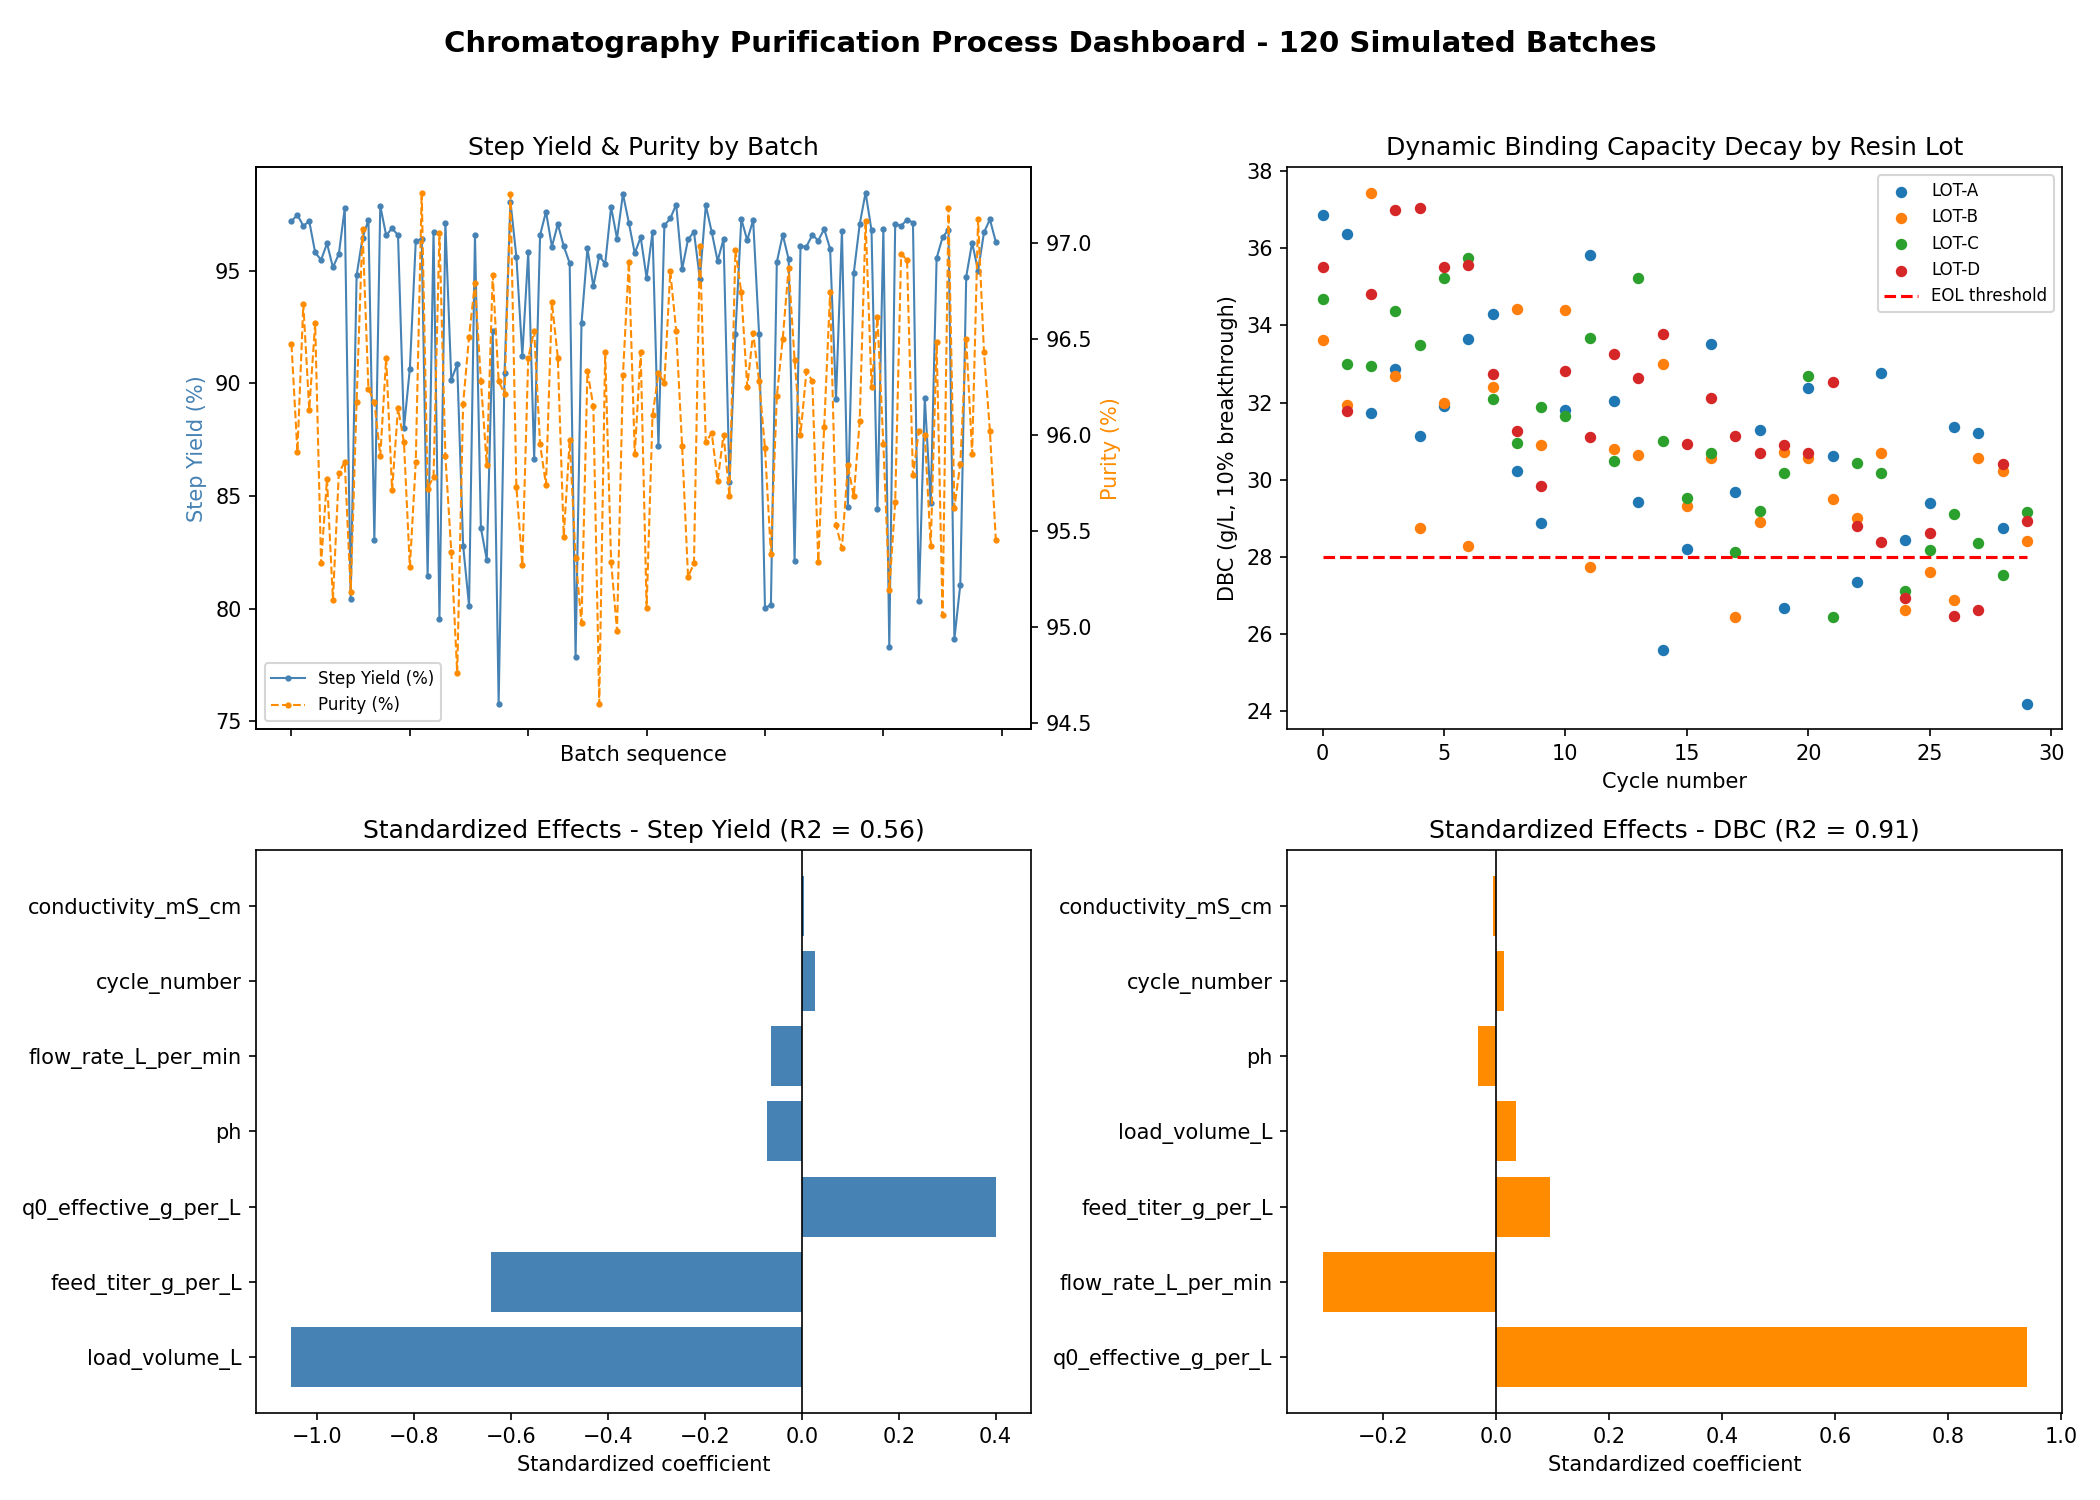

Write the Python code that produced this figure.
"""
Builds a single static dashboard image (matplotlib, fully offline) covering:
  1. Batch-over-batch yield & purity trends
  2. DBC decay per resin lot, with end-of-life threshold line
  3. Standardized effect sizes (yield drivers, DBC drivers)
"""

import os
import matplotlib
matplotlib.use("Agg")
import matplotlib.pyplot as plt

from analysis import run_analysis

OUT_PATH = os.path.join(os.path.dirname(__file__), "dashboard.png")
EOL_THRESHOLD = 28.0


def build_dashboard():
    results = run_analysis()
    df = results["df"]
    decay_df = results["decay_df"]
    yield_effects = results["yield_effects"]
    dbc_effects = results["dbc_effects"]

    df_sorted = df.sort_values("batch_id").reset_index(drop=True)

    fig, axes = plt.subplots(2, 2, figsize=(14, 10))
    fig.suptitle("Chromatography Purification Process Dashboard - 120 Simulated Batches",
                 fontsize=14, fontweight="bold")

    ax1 = axes[0, 0]
    ax1b = ax1.twinx()
    x = range(len(df_sorted))
    ax1.plot(x, df_sorted["step_yield_pct"], color="steelblue", marker="o", markersize=2,
             linewidth=1, label="Step Yield (%)")
    ax1b.plot(x, df_sorted["purity_pct"], color="darkorange", marker="o", markersize=2,
              linewidth=1, linestyle="--", label="Purity (%)")
    ax1.set_ylabel("Step Yield (%)", color="steelblue")
    ax1b.set_ylabel("Purity (%)", color="darkorange")
    ax1.set_xlabel("Batch sequence")
    ax1.set_title("Step Yield & Purity by Batch")
    ax1.tick_params(axis="x", labelbottom=False)
    lines1, labels1 = ax1.get_legend_handles_labels()
    lines2, labels2 = ax1b.get_legend_handles_labels()
    ax1.legend(lines1 + lines2, labels1 + labels2, loc="lower left", fontsize=8)

    ax2 = axes[0, 1]
    for lot, g in df.groupby("resin_lot"):
        g = g.sort_values("cycle_number")
        ax2.scatter(g["cycle_number"], g["dbc_g_per_L_at_10pct"], s=20, label=lot)
    max_cycle = df["cycle_number"].max()
    ax2.plot([0, max_cycle], [EOL_THRESHOLD, EOL_THRESHOLD], color="red",
             linestyle="--", label="EOL threshold")
    ax2.set_xlabel("Cycle number")
    ax2.set_ylabel("DBC (g/L, 10% breakthrough)")
    ax2.set_title("Dynamic Binding Capacity Decay by Resin Lot")
    ax2.legend(fontsize=8)

    ax3 = axes[1, 0]
    ax3.barh(yield_effects.index, yield_effects.values, color="steelblue")
    ax3.set_xlabel("Standardized coefficient")
    ax3.set_title("Standardized Effects - Step Yield (R2 = {:.2f})".format(results["yield_r2"]))
    ax3.axvline(0, color="black", linewidth=0.8)

    ax4 = axes[1, 1]
    ax4.barh(dbc_effects.index, dbc_effects.values, color="darkorange")
    ax4.set_xlabel("Standardized coefficient")
    ax4.set_title("Standardized Effects - DBC (R2 = {:.2f})".format(results["dbc_r2"]))
    ax4.axvline(0, color="black", linewidth=0.8)

    plt.tight_layout(rect=[0, 0, 1, 0.96])
    plt.savefig(OUT_PATH, dpi=150)
    plt.close(fig)

    print("Resin lot end-of-life projections (cycle number):")
    print(decay_df[["resin_lot", "projected_eol_cycle", "cycles_observed"]].to_string(index=False))
    print("\nDashboard written to: " + OUT_PATH)


if __name__ == "__main__":
    build_dashboard()
